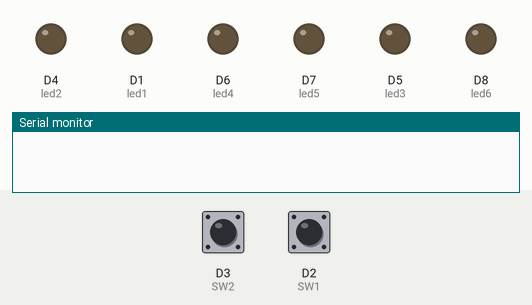
Simulated run of this sketch. Board: ESP8266 (NodeMCU). On the bench: output pins drawn as LEDs (lit = HIGH), the last lines printed to the serial monitor. Inputs (shaded band) come from the test bench; at power-on: D2 (SW1) HIGH, D3 (SW2) HIGH.

Above: at 1.2 s.
1.3 s: D2 (SW1) pulled LOW for 0.15 s
At 1.7 s:
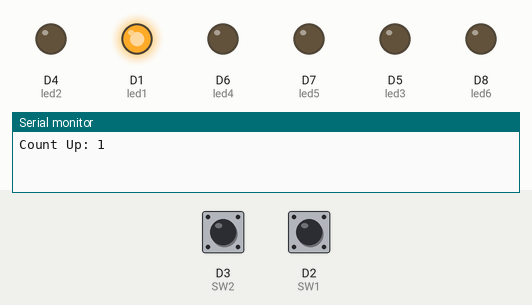
2.9 s: D2 (SW1) pulled LOW for 1 s
At 3.6 s:
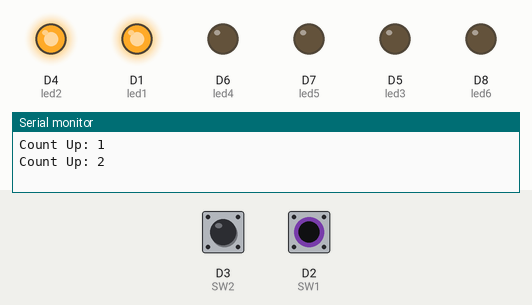
5.4 s: D2 (SW1) pulled LOW for 0.15 s
At 6.7 s:
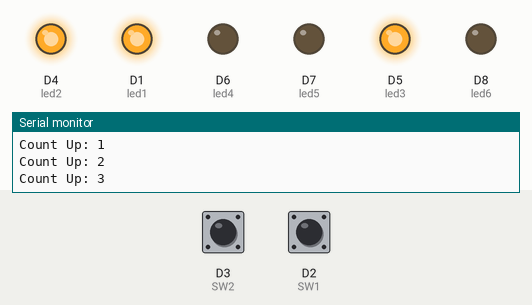
7.0 s: D2 (SW1) pulled LOW for 3.2 s
At 8.6 s:
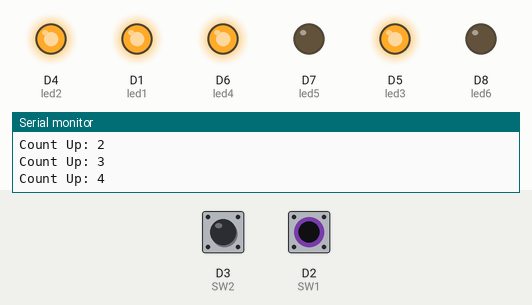
11.7 s: D2 (SW1) pulled LOW for 0.15 s
At 12.7 s:
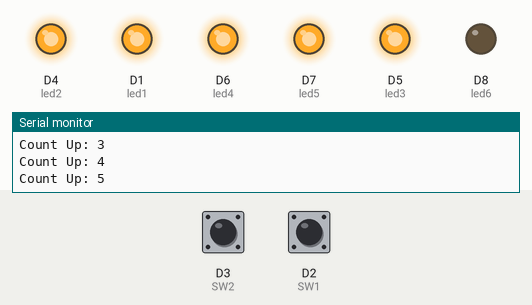
13.3 s: D3 (SW2) pulled LOW for 0.15 s
At 14.4 s:
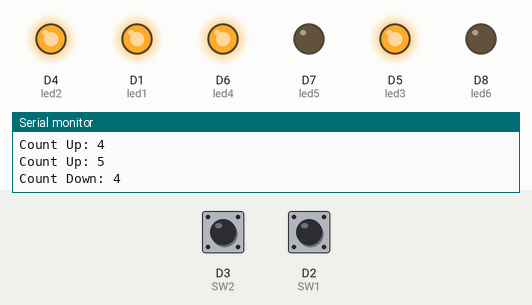
Timing chart, 0 to 15.9 s (numbered marks = the images above; inputs shaded):
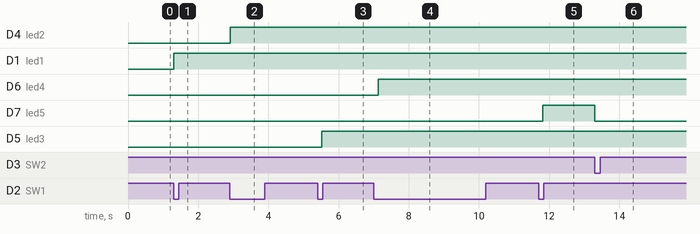

The sketch:

7-1.ino
```cpp
#define SW1 D2
#define SW2 D3
#define led1 D1
#define led2 D4
#define led3 D5
#define led4 D6
#define led5 D7
#define led6 D8

bool status_LED1 = false;
bool status_LED2 = false;
bool status_LED3 = false;
bool status_LED4 = false;
bool status_LED5 = false;
bool status_LED6 = false;

// Mode setting
int c = 6;
int number = 0;
// Button Setting
bool sw1State = 0;
bool sw2State = 0;
int buttonDeBounce = 230;
// times setting
unsigned long previousPress = 0;
unsigned long previousPress2 = 0;
unsigned long previousTimes = 0;
unsigned long currentTimes = 0;

void countUp() {
  if(number < c && number >= 0) {
    number++;
  }
  else {
    number = c;
  }
  Serial.println("Count Up: " + String(number));
}

void countDown() {
  if(number <= c && number > 0) {
    number--;
  }
  else {
    number = 0;
  }
  Serial.println("Count Down: " + String(number));
}

ICACHE_RAM_ATTR void button1() {
  sw1State = 1;
}

ICACHE_RAM_ATTR void button2() {
  sw2State = 1;
}

void setup() {
  Serial.begin(9600);
  pinMode(SW1, INPUT);
  pinMode(SW2, INPUT);
  pinMode(led1, OUTPUT);
  pinMode(led2, OUTPUT);
  pinMode(led3, OUTPUT);
  pinMode(led4, OUTPUT);
  pinMode(led5, OUTPUT);
  pinMode(led6, OUTPUT);
  attachInterrupt(digitalPinToInterrupt(SW1), button1, CHANGE);
  attachInterrupt(digitalPinToInterrupt(SW2), button2, CHANGE);
}


void loop() {
  // put your main code here, to run repeatedly:
  // currentTimes = millis();
  // if (currentTimes - previousTimes > 2000) {
  //   digitalWrite(13, !digitalRead(13));
  //   previousTimes = currentTimes;
  // }
  switch(number) {
    case 0: status_LED1 = false;
            status_LED2 = false;
            status_LED3 = false;
            status_LED4 = false;
            status_LED5 = false;
            status_LED6 = false;
    break;
    case 1: status_LED1 = true;
            status_LED2 = false;
            status_LED3 = false;
            status_LED4 = false;
            status_LED5 = false;
            status_LED6 = false;
    break;
    case 2: status_LED1 = true;
            status_LED2 = true;
            status_LED3 = false;
            status_LED4 = false;
            status_LED5 = false;
            status_LED6 = false;
    break;
    case 3: status_LED1 = true;
            status_LED2 = true;
            status_LED3 = true;
            status_LED4 = false;
            status_LED5 = false;
            status_LED6 = false;
    break;
    case 4: status_LED1 = true;
            status_LED2 = true;
            status_LED3 = true;
            status_LED4 = true;
            status_LED5 = false;
            status_LED6 = false;
    break;
    case 5: status_LED1 = true;
            status_LED2 = true;
            status_LED3 = true;
            status_LED4 = true;
            status_LED5 = true;
            status_LED6 = false;
    break;
    case 6: status_LED1 = true;
            status_LED2 = true;
            status_LED3 = true;
            status_LED4 = true;
            status_LED5 = true;
            status_LED6 = true;
    break;
  }

  digitalWrite(led1, status_LED1);
  digitalWrite(led2, status_LED2);
  digitalWrite(led3, status_LED3);
  digitalWrite(led4, status_LED4);
  digitalWrite(led5, status_LED5);
  digitalWrite(led6, status_LED6);

  if (((millis() - previousPress) > buttonDeBounce) && sw1State) {
    previousPress = millis();
    if (digitalRead(D2) == LOW) {
      countUp();
      sw1State = 0;
    }
  }
  if (((millis() - previousPress2) > buttonDeBounce) && sw2State) {
    previousPress2 = millis();
    if (digitalRead(D3) == LOW) {
      countDown();
      sw2State = 0;
    }
  }
}
```

Measured:
- after the input at 1.3 s, D1 (led1): LOW → HIGH at once
- after the input at 2.9 s, D4 (led2): LOW → HIGH at once
- after the input at 5.4 s, D5 (led3): LOW → HIGH after 0.12 s
- after the input at 7.0 s, D6 (led4): LOW → HIGH after 0.14 s
- after the input at 11.7 s, D7 (led5): LOW → HIGH after 0.12 s
- after the input at 13.3 s, D7 (led5): HIGH → LOW at once
